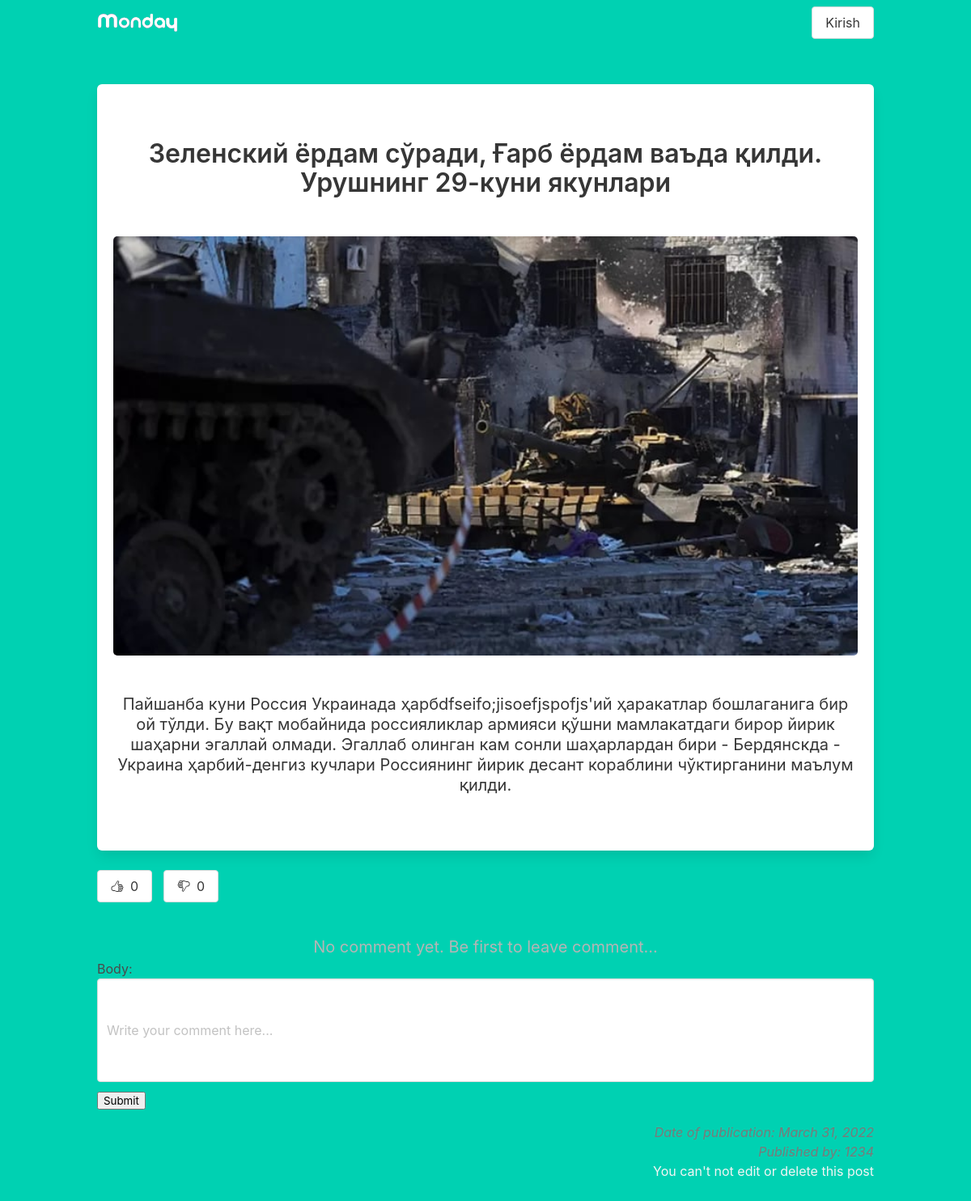
Screenshot of /russia_ukraina with the database file from the repository.
### post/models.py (models this page shows, shortened)
class Article(models.Model):
    title=models.CharField(max_length=255)
    text=models.TextField()
    slug=models.SlugField(unique=True)
    date=models.DateField(auto_now=True)
    thumb=models.ImageField(blank=True)
    author=models.ForeignKey(User,default=None,on_delete=models.CASCADE)
    likes = models.ManyToManyField(User, related_name='article_likes')
    dislikes = models.ManyToManyField(User, related_name='article_dislikes')
    def __str__(self):
        return self.title
    def total_likes(self):
        return self.likes.count()
    def total_dislikes(self):
        return self.dislikes.count()

### post/views.py (the view, shortened to what this page needs)
# urls.py: path('<slug>', article_detail, name='article_detail'),
def article_detail(request, slug):
    article=Article.objects.get(slug=slug)
    form = CommentForm()
    return render(request, 'article_detail.html', {'article': article, 'form':form})

### post/forms.py
class CommentForm(forms.ModelForm):
    body = forms.CharField(widget=forms.TextInput(attrs={
        'class': 'textarea',
        'size': '40',
        'placeholder': 'Write your comment here...'
    }))
    class Meta:
        model = Comment
        fields = ['body',]

### templates/article_detail.html (shortened to what this page needs)
{% extends 'base.html' %}
{% load static %}
{% block content %}
<div class="container">
    <div class="columns is-centered">
        <div class="column">
            <div class="box">
                <div class="title has-text-dark has-text-centered my-6">{{ article }}</div>
                <img src="{{ article.thumb.url }}" alt="" class="image is-centered"
                    style="min-width: 100%; border-radius: 5px">
                <div class="subtitle has-text-dark has-text-centered my-6">{{ article.text }}</div>
            </div>
        {% if user not in article.likes.all and user not in article.dislikes.all %}
            <div class="columns">
                                <div class="column is-1">
                                    <form action="{% url 'article_like' article.slug %}" method="post" class="has-text-right">
                                        <button type="submit" class="button">
                                            <ion-icon name="thumbs-up-outline"></ion-icon>
                                           <span class="ml-2">{{ article.total_likes }}</span>
                                        </button>
                                    </form>
                                </div>
                                <div class="column is-1">
                                    <form action="{% url 'article_dislike' article.slug %}" method="post" class="has-text-right">
                                        <button type="submit" class="button">
                                            <ion-icon name="thumbs-down-outline"></ion-icon>
                                            <span class="ml-2">{{ article.total_dislikes }}</span>
                                        </button>
                                    </form>
                                </div>
                            </div>
        {% endif %}
{% if not article.comment_set.all %}
                <div class="has-text-centered has-text-grey-light is-size-5 mx-3">
                    No comment yet. Be first to leave comment...
                </div>
                {% endif %}
           <form method="POST" enctype="multipart/form-data" class="comment">
              {{ form }}
             <button type="submit" class="buttun is-success mt-3 is-fullwidth">Submit</button>
           </form>
            <div class="has-text-grey is-size-6 has-text-right is-italic">
                <p class="datetime">Date of publication: {{ article.date }}</p>
                {% if user == article.author %}
                <p class="content">Published by you </p>
                {% else %}
                <p class="content">Published by: {{ article.author }}</p>
                {% endif %}
            </div>
            {% if user == article.author %}
            <div class="has-text-right">
                <a href="{% url 'article_edit' article.slug %}" class="button is-info ">
                    <ion-icon name="create-outline"></ion-icon>
                </a>
                <a href="{% url 'article_delete' article.slug %}" class="button is-danger">
                    <ion-icon name="trash-outline"></ion-icon>
                </a>
            </div>
            {% else %}
            <div class="has-text-right">
                <p class="content has-text-light">
                    You can't not edit or delete this post
                </p>
            </div>
            {% endif %}
        </div>
    </div>
</div>
{% endblock %}

### templates/base.html (shortened to what this page needs)
{% load static %}
<html lang="en">
<head>
    <link rel="stylesheet" href="{% static 'style.css' %}">
    <link rel="stylesheet" href="{% static 'bulma.css' %}">
</head>
<body>
    <section class="hero has-background-primary is-fullheight">
        <div class="hero-head">
            <header class="navbar">
                <div class="container">
                    <div class="navbar-brand">
                        <a class="navbar-item" href="{% url 'article_func' %}">
                            <img src="{% static 'images/monday.svg' %}" width="100" alt="Logo">
                        </a>
                    </div>
                    <div id="navbarMenuHeroC" class="navbar-menu">
                        <div class="navbar-end">
                            {% if user.is_authenticated %}
                            <a class="navbar-item button my-4 mx-1">
                                Welcome: {{ user }}
                            </a>
                            <form action="{% url 'article_func' %}" method="get">
                                <div class="field has-addons mt-4 mr-2">
                                    <div class="control">
                                        <input class="input" type="search" placeholder="Find an article" name="search">
                                    </div>
                                    <div class="control">
                                        <button class="button is-primary" type="submit">
                                            Search
                                        </button>
                                    </div>
                                </div>
                            </form>
                            <span class="navbar-item">
                                <a href="{% url 'sign_out' %}" class="button is-warming">Chiqish</a>
                            </span>
                            {% else %}
                            <span class="navbar-item">
                                <a href="{% url 'sign_in' %}" class="button is-warming">Kirish</a>
                            </span>
                            {% endif %}
                        </div>
                    </div>
                </div>
            </header>
        </div>
        <div class="hero-body">
            {% block content %}
            {% endblock %}
        </div>
    </section>
</body>
</html>

### rows the page displays
Article: title "Зеленский ёрдам сўради, Ғарб ёрдам ваъда қилди. Урушнинг 29-куни якунлари", thumb (picture), text "Пайшанба куни Россия Украинада ҳарбdfseifo;jisoefjspofjs'ий ҳаракатлар бошлаганига бир ой тўлди. Бу вақт мобайнида россияликлар армияси қўшни мамлакатдаги бирор йирик шаҳарни эгаллай олмади. Эгаллаб олинган кам сонли шаҳарлардан бири - Бердянскда - Украина ҳарбий-денгиз кучлари Россиянинг йирик десант кораблини чўктирганини маълум қилди.", total_likes "0", total_dislikes "0", date "March 31, 2022", author "1234"
